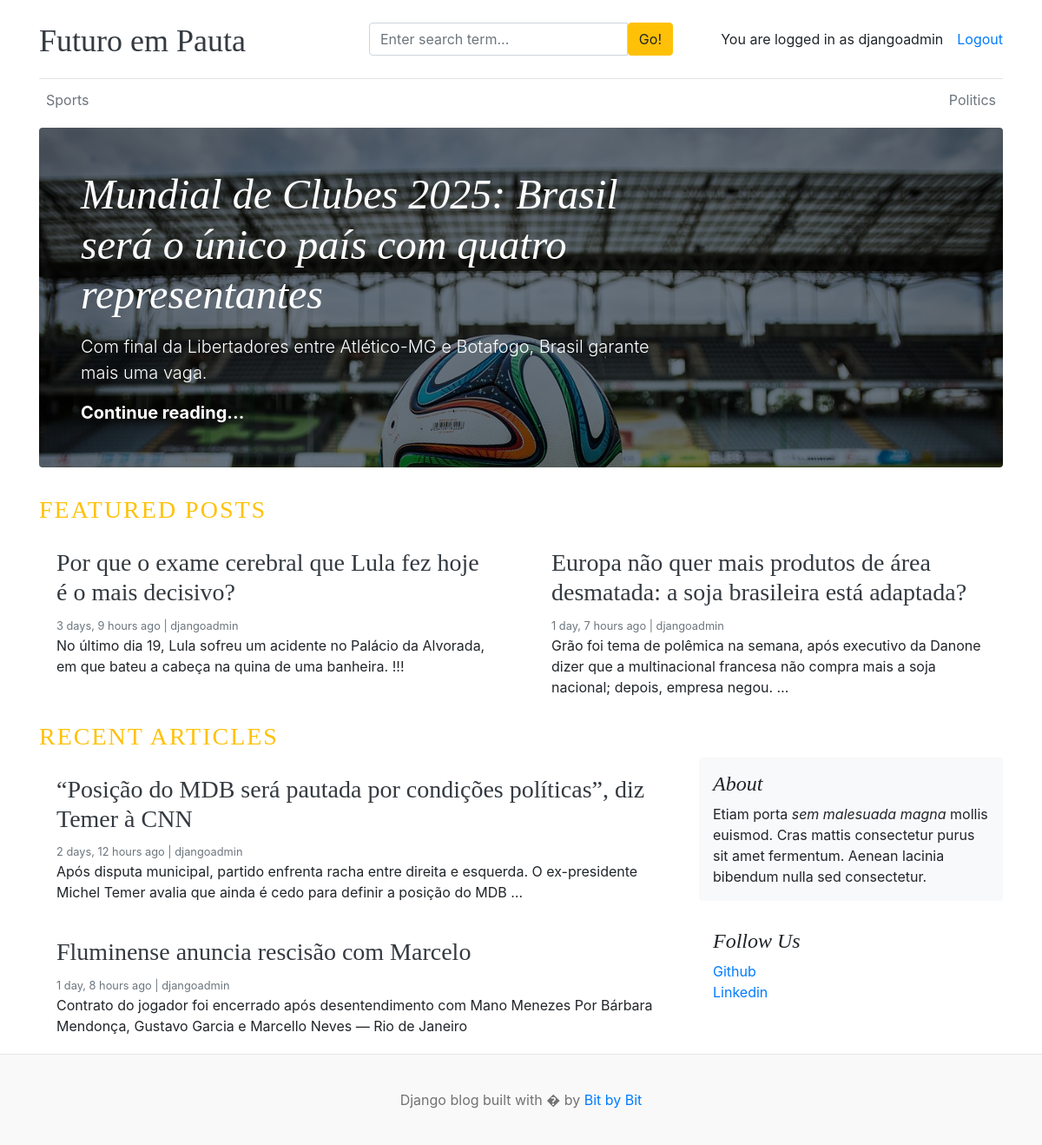
The app's page / (signed in) with its own data.
### blogs/models.py (models this page shows, shortened)
class Category(models.Model):
    category_name = models.CharField(max_length=50, unique=True)
    created_at = models.DateTimeField(auto_now_add=True)
    updated_at = models.DateTimeField(auto_now=True)
    class Meta:
        verbose_name_plural = 'categories'

class Blog(models.Model):
    title = models.CharField(max_length=100)
    slug = models.SlugField(max_length=150, unique=True, blank=True)
    category = models.ForeignKey(Category, on_delete=models.CASCADE)
    author = models.ForeignKey(User, on_delete=models.CASCADE)
    featured_image = models.ImageField(upload_to='uploads/%Y/%m/%d')
    short_description = models.TextField(max_length=500)
    blog_body = models.TextField(max_length=2000)
    status = models.CharField(max_length=20, choices=STATUS_CHOICES, default="Draft")
    is_featured = models.BooleanField(default=False)
    created_at = models.DateTimeField(auto_now_add=True)
    updated_at = models.DateTimeField(auto_now=True)

class SocialLink(models.Model):
    platform = models.CharField(max_length=25)
    link = models.URLField(max_length=100)
    created_at = models.DateTimeField(auto_now_add=True)
    updated_at = models.DateTimeField(auto_now=True)

### blog_main/views.py (the view)
# urls.py: 2. Add a URL to urlpatterns:  path('', views.home, name='home')
def home(request):
    featured_posts = Blog.objects.filter(is_featured=True, status='Published').order_by('updated_at')
    posts = Blog.objects.filter(is_featured=False, status='Published')
    try:
        about = about.objects.get()
    except:
        about = None
    context = {
        'featured_posts': featured_posts,
        'posts': posts,
        'about': about,
    }
    return render(request, 'home.html', context)

### blogs/context_processors.py (called while the page is built)
def get_categories(request):
    categories = Category.objects.all()
    return dict(categories=categories)

def get_social_links(request):
    social_links = SocialLink.objects.all()
    return dict(social_links=social_links)

### templates/home.html
{% extends 'base.html' %}
{% block content %}
{% for post in featured_posts %}
  {% if forloop.first %}
  <div class="jumbotron p-3 p-md-5 text-white rounded bg-dark" style="background-image: url({{ post.featured_image.url }});background-blend-mode: overlay;background-size:cover;">
      <div class="col-md-8 px-0">
        <h1 class="display-4 font-italic">{{ post.title }}</h1>
        <p class="lead my-3">{{ post.short_description | truncatewords:25 }}</p>
        <p class="lead mb-0"><a href="{% url 'blogs' post.slug %}" class="text-white font-weight-bold">Continue reading...</a></p>
      </div>
    </div>
  {% endif %}
{% endfor %}
  <h3 class="text-uppercase text-warning" style="letter-spacing: 2px;">Featured Posts</h3>
  <div class="row mb-2">
    {%  for post in featured_posts %}
      {% if not forloop.first %}
        <div class="col-md-6">
          <div class="card border-0" >
            <div class="card-body">
              <h3><a href="{% url 'blogs' post.slug %}" class="text-dark">{{ post.title }}</a></h3>
              <small class="mb-1 text-muted">{{ post.created_at | timesince }} ago | {{ post.author }}</small>
              <p class="card-text">{{ post.short_description | truncatewords:25 }}</p>
            </div>
          </div>
        </div>
      {% endif %}
    {% endfor %}
  </div>
  <h3 class="text-uppercase text-warning" style="letter-spacing: 2px;">Recent Articles</h3>
  <main role="main" class="container p-0">
    <div class="row">
      <div class="col-md-8 blog-main">
        {% for post in posts %}
        <div class="card border-0" >
          <div class="card-body">
            <h3><a href="{% url 'blogs' post.slug %}" class="text-dark">{{ post.title }}</a></h3>
            <small class="mb-1 text-muted">{{ post.created_at | timesince }} ago | {{ post.author }}</small>
            <p class="card-text">{{ post.short_description | truncatewords:25 }}</p>
          </div>
        </div>
        {% endfor %}
      </div>
      <aside class="col-md-4 blog-sidebar">
        <div class="p-3 mb-3 bg-light rounded">
          <h4 class="font-italic">About</h4>
          <p class="mb-0">Etiam porta <em>sem malesuada magna</em> mollis euismod. Cras mattis consectetur purus sit amet fermentum. Aenean lacinia bibendum nulla sed consectetur.</p>
        </div>
        {% if social_links %}
        <div class="p-3">
          <h4 class="font-italic">Follow Us</h4>
          <ol class="list-unstyled">
            {% for i in social_links %}
              <li><a href="{{i.link}}" target="_blank">{{ i.platform }}</a></li>
            {% endfor %}
          </ol>
        </div>
        {% endif %}
      </aside>
    </div>
  </main>
</div>
{% endblock %}

### templates/base.html (shortened to what this page needs)
{% load static %}
<!DOCTYPE html>
<html lang="en">
<head>
    <link href="https://getbootstrap.com/docs/4.0/dist/css/bootstrap.min.css" rel="stylesheet">
    <link href="{% static 'css/blog.css' %}" rel="stylesheet">
  </head>
<body>
    <div class="container">
      <header class="blog-header py-3">
        <div class="row flex-nowrap justify-content-between align-items-center">
          <div class="col-4 pt-1">
            <a class="blog-header-logo text-dark" href="/">Futuro em Pauta</a>
          </div>
          <div class="col-4">
            <form action="{% url 'search' %}" method="GET">
              <div class="input-group">
                <input class="form-control" type="text" name="keyword" value="{{ keyword }}" placeholder="Enter search term..." aria-label="Enter search term..." aria-describedby="button-search" />
                <button type="submit" class="btn btn-warning" id="button-search" type="button">Go!</button>
              </div>
            </form>
          </div>
          <div class="col-4 d-flex justify-content-end align-items-center">
            {% if not user.is_authenticated %}
              <a class="btn btn-sm btn-warning" href="{% url 'login' %}">Login</a> &nbsp;
              <a class="btn btn-sm btn-outline-secondary" href="{% url 'register' %}">Register</a>
            {% else %}
              <span>You are logged in as {{ user }}</span>
              <span><a href="{% url 'logout' %}">Logout</a></span>
            {% endif %}
          </div>
        </div>
      </header>
      <div class="nav-scroller py-1 mb-2">
        <nav class="nav d-flex justify-content-between">
          {% for cat in categories %}
          <a class="p-2 text-muted" href="{% url 'posts_by_category' cat.id %}">{{ cat.category_name }}</a>
          {% endfor %}
        </nav>
      </div>
{% block content %}
{%  endblock %}
<footer class="blog-footer">
    <p>Django blog built with � by <a href="#">Bit by Bit</a></p>
</footer>
</body>
</html>

### blog_main/static/css/blog.css (style rules this page uses)
.blog-header { border-bottom: 1px solid #e5e5e5; }
.blog-header-logo { font-family: "Playfair Display", Georgia, "Times New Roman", serif; font-size: 2.25rem; }
h1, h2, h3, h4, h5, h6 { font-family: "Playfair Display", Georgia, "Times New Roman", serif; }
.display-4 { font-size: 2.5rem; }
@media (min-width: 768px) { .display-4 { font-size: 3rem; } }
.blog-footer { padding: 2.5rem 0; color: #727272; text-align: center; background-color: #f9f9f9; border-top: .05rem solid #e5e5e5; }
.blog-footer p:last-child { margin-bottom: 0; }

### records on screen
Category: category_name "Sports"
Category: category_name "Politics"
Blog: featured_image (picture), title "Mundial de Clubes 2025: Brasil será o único país com quatro representantes", short_description "Com final da Libertadores entre Atlético-MG e Botafogo, Brasil garante mais uma vaga."
Blog: title "Por que o exame cerebral que Lula fez hoje é o mais decisivo?", created_at "3 days, 9 hours", author "djangoadmin", short_description "No último dia 19, Lula sofreu um acidente no Palácio da Alvorada, em que bateu a cabeça na quina de uma banheira. !!!"
Blog: title "Europa não quer mais produtos de área desmatada: a soja brasileira está adaptada?", created_at "1 day, 7 hours", author "djangoadmin", short_description "Grão foi tema de polêmica na semana, após executivo da Danone dizer que a multinacional francesa não compra mais a soja nacional; depois, empresa negou. …"
Blog: title "“Posição do MDB será pautada por condições políticas”, diz Temer à CNN", created_at "2 days, 12 hours", author "djangoadmin", short_description "Após disputa municipal, partido enfrenta racha entre direita e esquerda. O ex-presidente Michel Temer avalia que ainda é cedo para definir a posição do MDB …"
Blog: title "Fluminense anuncia rescisão com Marcelo", created_at "1 day, 8 hours", author "djangoadmin", short_description "Contrato do jogador foi encerrado após desentendimento com Mano Menezes Por Bárbara Mendonça, Gustavo Garcia e Marcello Neves — Rio de Janeiro"
SocialLink: platform "Github"
SocialLink: platform "Linkedin"

### other values on screen
{{ user }} "djangoadmin"
